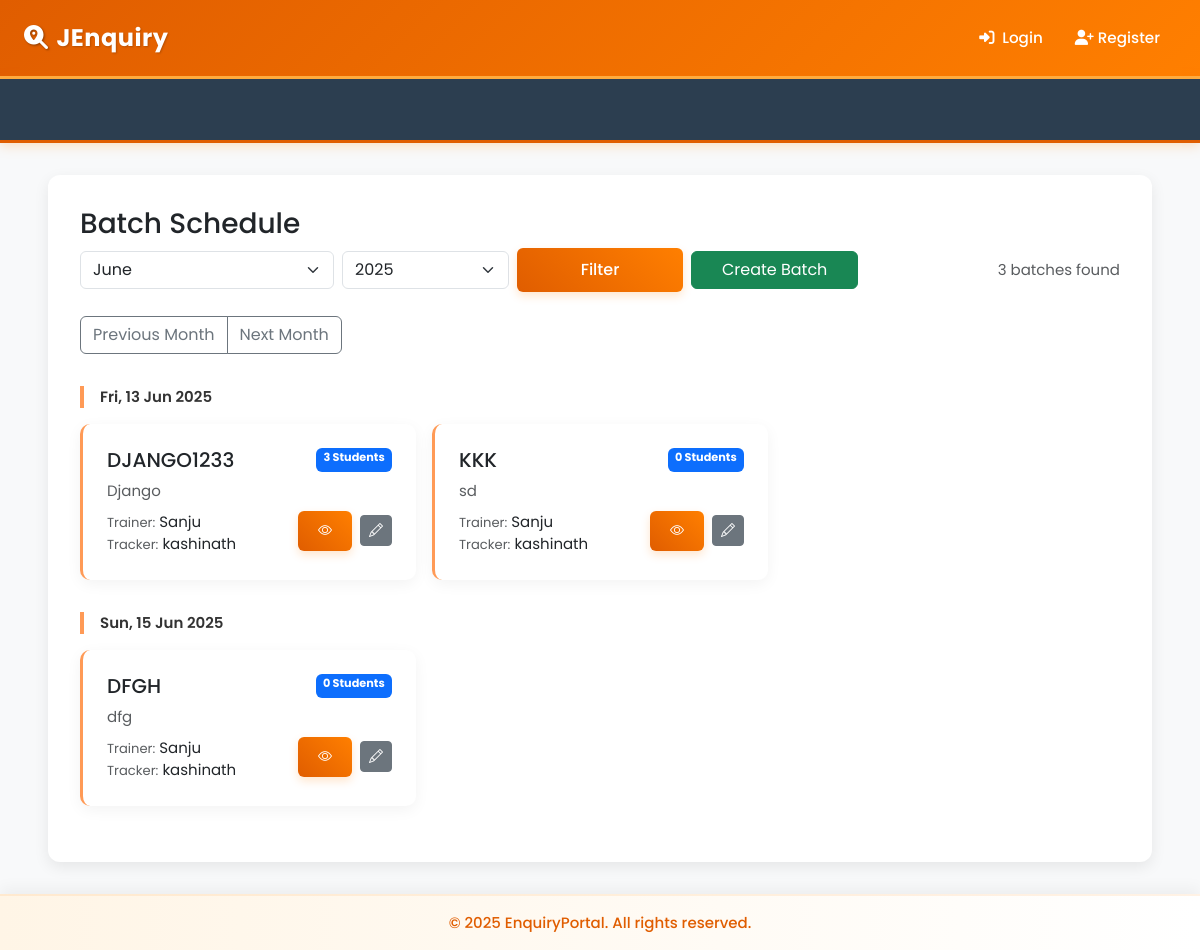
Page /batch/ on the committed database.
### batches/models.py (models this page shows, shortened)
class Batch(models.Model):
    code = models.CharField(max_length=20, unique=True)
    subject = models.CharField(max_length=100)
    trainer = models.ForeignKey(Trainer, on_delete=models.SET_NULL, null=True)
    tracker = models.ForeignKey(Tracker, on_delete=models.SET_NULL, null=True)
    remarks = models.TextField(blank=True, null=True)
    batch_date = models.DateField(null=True, blank=True)  # 👈 New field
    created_at = models.DateTimeField(auto_now_add=True)
    students = models.ManyToManyField(Enquiry, related_name='batches', blank=True)

class Trainer(models.Model):
    name = models.CharField(max_length=100)
    email = models.EmailField(unique=True)
    def __str__(self):
        return self.name

class Tracker(models.Model):
    name = models.CharField(max_length=100)
    phone = models.CharField(max_length=15)
    def __str__(self):
        return self.name

### batches/views.py (the view)
# urls.py: path('', views.batch_list, name='batch_list'),
def batch_list(request):
    today = timezone.now().date()
    current_month = int(request.GET.get('month', today.month))
    current_year = int(request.GET.get('year', today.year))
    prev_month = 12 if current_month == 1 else current_month - 1
    prev_year = current_year - 1 if current_month == 1 else current_year
    next_month = 1 if current_month == 12 else current_month + 1
    next_year = current_year + 1 if current_month == 12 else current_year
    batches = Batch.objects.select_related('trainer', 'tracker') \
        .prefetch_related('students') \
        .filter(batch_date__year=current_year, batch_date__month=current_month) \
        .order_by('batch_date', '-created_at')
    grouped_batches = []
    for key, group in groupby(batches, key=attrgetter('batch_date')):
        grouped_batches.append({
            'date': key,
            'batches': list(group),
        })
    months = [{'num': i, 'name': month_name[i]} for i in range(1, 13)]
    years = [y for y in range(2020, today.year + 2)]
    return render(request, 'batches/batch_list.html', {
        'grouped_batches': grouped_batches,
        'months': months,
        'years': years,
        'current_month': current_month,
        'current_year': current_year,
        'prev_month': prev_month,
        'prev_year': prev_year,
        'next_month': next_month,
        'next_year': next_year,
        'today': today,
        'total_batches': len(batches),
    })

### enquiry/models.py (called while the page is built)
    @property
    def actual_collected(self):
        from .models import PaymentHistory
        total = PaymentHistory.objects.filter(
            payment_date__year=self.year,
            payment_date__month=self.month
        ).aggregate(Sum('amount_paid'))['amount_paid__sum'] or Decimal('0.00')
        return total

### template/batches/batch_list.html (shortened to what this page needs)
{% extends "base.html" %}
{% block content %}
<h3>Batch Schedule</h3>
<form method="get" class="mb-4">
    <div class="row g-2 align-items-center">
        <div class="col-md-3">
            <select name="month" class="form-select">
                {% for month in months %}
                    <option value="{{ month.num }}" {% if month.num == current_month %}selected{% endif %}>
                        {{ month.name }}
                    </option>
                {% endfor %}
            </select>
        </div>
        <div class="col-md-2">
            <select name="year" class="form-select">
                {% for year in years %}
                    <option value="{{ year }}" {% if year == current_year %}selected{% endif %}>
                        {{ year }}
                    </option>
                {% endfor %}
            </select>
        </div>
        <div class="col-md-2">
            <button type="submit" class="btn btn-primary w-100">Filter</button>
        </div>
        <div class="col-md-2">
            <a href="{% url 'batch:create_batch' %}" class="btn btn-success w-100">
                Create Batch
            </a>
        </div>
        <div class="col-md-3 text-md-end">
            <span class="text-muted">
                {{ total_batches }} batches found
            </span>
        </div>
    </div>
</form>
<div class="mb-4">
    <div class="btn-group" role="group">
        {% if current_month > 1 %}
            <a href="?month={{ current_month|add:"-1" }}&year={{ current_year }}"
               class="btn btn-outline-secondary">
                Previous Month
            </a>
        {% else %}
            <a href="?month=12&year={{ current_year|add:"-1" }}"
               class="btn btn-outline-secondary">
                Previous Month
            </a>
        {% endif %}
        {% if current_month < 12 %}
            <a href="?month={{ current_month|add:"1" }}&year={{ current_year }}"
               class="btn btn-outline-secondary">
                Next Month
            </a>
        {% else %}
            <a href="?month=1&year={{ current_year|add:"1" }}"
               class="btn btn-outline-secondary">
                Next Month
            </a>
        {% endif %}
    </div>
</div>
{% if grouped_batches %}
    {% for group in grouped_batches %}
        <div class="month-header">
            {{ group.date|date:"D, d M Y" }}
        </div>
        <div class="row g-3 mb-4">
            {% for batch in group.batches %}
                <div class="col-md-6 col-lg-4">
                    <div class="card batch-card h-100">
                        <div class="card-body">
                            <div class="d-flex justify-content-between mb-2">
                                <h5 class="card-title mb-0">{{ batch.code }}</h5>
                                <span class="badge bg-primary">{{ batch.students.count }} Students</span>
                            </div>
                            <p class="card-text text-muted mb-2">{{ batch.subject }}</p>
                            <div class="d-flex justify-content-between">
                                <div>
                                    <small class="text-muted">Trainer:</small> {{ batch.trainer|default:"—" }}<br>
                                    <small class="text-muted">Tracker:</small> {{ batch.tracker|default:"—" }}
                                </div>
                                <div class="text-end">
                                    <a href="{% url 'batch:batch_detail' batch.id %}"
                                       class="btn btn-sm btn-primary me-1" title="View Details">
                                        <i class="bi bi-eye"></i>
                                    </a>
                                    <a href="{% url 'batch:edit_batch' batch.id %}"
                                       class="btn btn-sm btn-secondary" title="Edit Batch">
                                        <i class="bi bi-pencil"></i>
                                    </a>
                                </div>
                            </div>
                        </div>
                    </div>
                </div>
            {% endfor %}
        </div>
    {% endfor %}
{% else %}
    <div class="alert alert-info mb-0 mt-3">
        No batches found for this month
    </div>
{% endif %}
<link rel="stylesheet" href="https://cdn.jsdelivr.net/npm/bootstrap-icons@1.11.3/font/bootstrap-icons.min.css">
{% endblock %}

### template/base.html (style rules this page uses)
:root { --primary-orange: #ff7f00; --dark-orange: #e05d00; --light-orange: #ffae42; --very-light-orange: #fff5e6; --white: #ffffff; --gray-100: #f8f9fa; --gray-200: #e9ecef; }
body { font-family: 'Poppins', 'Segoe UI', Tahoma, Geneva, Verdana, sans-serif; background-color: var(--gray-100); font-size: 15px; min-height: 100vh; display: flex; flex-direction: column; }
.card { border: none; border-radius: 10px; box-shadow: 0 4px 15px rgba(0,0,0,0.05); transition: transform 0.3s ease, box-shadow 0.3s ease; overflow: hidden; height: 100%; }
.card-body { padding: 1.5rem; }
.btn-primary { background: linear-gradient(45deg, var(--dark-orange), var(--primary-orange)); border: none; border-radius: 6px; padding: 0.6rem 1.25rem; font-weight: 500; box-shadow: 0 4px 10px rgba(255,127,0,0.2); transition: all 0.3s ease; }

### template/batches/batch_list.html (style rules this page uses)
.month-header { border-left: 4px solid #ff9a56; padding-left: 1rem; margin: 2rem 0 1rem; font-weight: 600; color: #333; }
.batch-card { transition: transform 0.2s ease; border-left: 3px solid #ff9a56; }

### rows in the picture
Batch: date "Fri, 13 Jun 2025", code "DJANGO1233", students.count "3", subject "Django", trainer "Sanju", tracker "kashinath"
Batch: code "KKK", students.count "0", subject "sd", trainer "Sanju", tracker "kashinath"
Batch: date "Sun, 15 Jun 2025", code "DFGH", students.count "0", subject "dfg", trainer "Sanju", tracker "kashinath"

### other values in the picture
{{ total_batches }} "3"
form field month "June"
form field year "2025"
